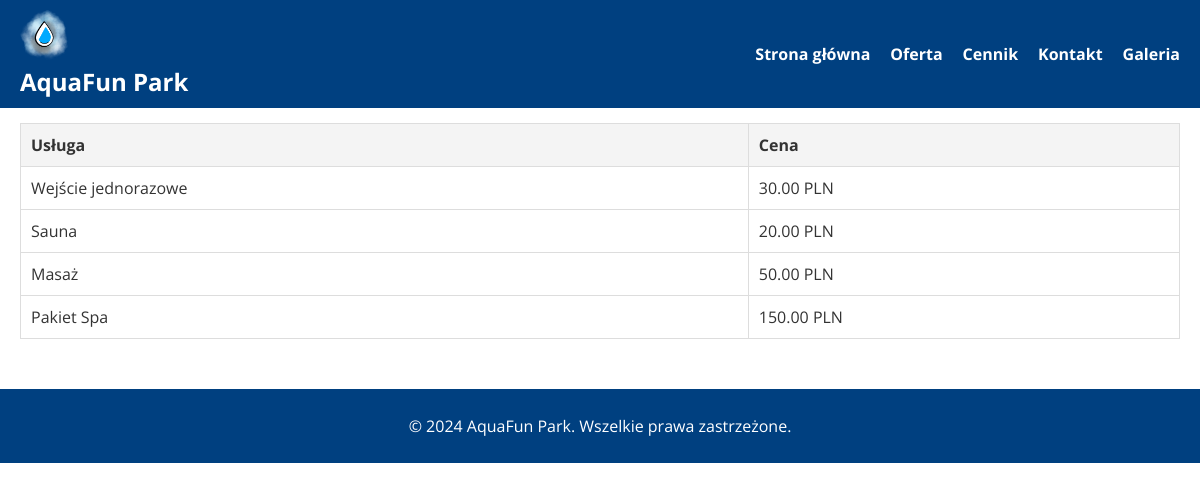
/cennik.php, run on the app's committed database.
### tables this page shows
CREATE TABLE `pricing` (
  `id` int(11) NOT NULL,
  `service` varchar(255) NOT NULL,
  `price` decimal(10,2) NOT NULL
);

### cennik.php (the view, shortened to what this page needs)
<?php
include 'db_connect.php';
?>
<!DOCTYPE html>
<html lang="pl">
<head>
    <link rel="stylesheet" href="style.css">
</head>
<body>
    <header>
        <div class="top-bar">
            <div class="logo">
                <img src="logo.png" alt="Logo AquaFun Park">
                <h3>AquaFun Park</h3>
            </div>
            <nav class="main-nav">
                <ul>
                    <li><a href="index.php">Strona główna</a></li>
                    <li><a href="oferta.php">Oferta</a></li>
                    <li><a href="cennik.php">Cennik</a></li>
                    <li><a href="kontakt.php">Kontakt</a></li>
                    <li><a href="galeria.php">Galeria</a></li>
                </ul>
            </nav>
        </div>
    </header>
    <section class="pricing">
        <div class="container">
            <h2>Nasz Cennik</h2>
            <table>
                <thead>
                    <tr>
                        <th>Usługa</th>
                        <th>Cena</th>
                    </tr>
                </thead>
                <tbody>
                    <?php
                    $result = $conn->query("SELECT * FROM pricing");
                    while($row = $result->fetch_assoc()) {
                        echo '<tr>
                                <td>' . $row['service'] . '</td>
                                <td>' . $row['price'] . ' PLN</td>
                              </tr>';
                    }
                    ?>
                </tbody>
                </table>
        </div>
    </section>
    <footer>
        <p>&copy; 2024 AquaFun Park. Wszelkie prawa zastrzeżone.</p>
    </footer>
</body>
</html>

### style.css (style rules this page uses)
body { font-family: 'Open Sans', sans-serif; margin: 0; padding: 0; color: #333; }
header { background-color: #004080; color: #fff; padding: 10px 0; position: fixed; width: 100%; top: 0; left: 0; z-index: 1000; }
.top-bar { display: flex; align-items: center; justify-content: space-between; padding: 0 20px; }
.logo img { height: 50px; margin-right: 10px; }
.logo h3 { margin: 0; font-size: 1.5em; }
.main-nav ul { list-style: none; margin: 0; padding: 0; display: flex; }
.main-nav li { margin-left: 20px; }
.main-nav a { color: #fff; text-decoration: none; font-weight: 700; }
.offer, .pricing, .gallery { padding: 50px 20px; }
table { width: 100%; border-collapse: collapse; }
table th, table td { border: 1px solid #ddd; padding: 10px; text-align: left; }
table th { background-color: #f4f4f4; }
footer { background-color: #004080; color: #fff; text-align: center; padding: 10px 0; }

### data on the page
pricing: service "Wejście jednorazowe", price "30.00"
pricing: service "Sauna", price "20.00"
pricing: service "Masaż", price "50.00"
pricing: service "Pakiet Spa", price "150.00"
